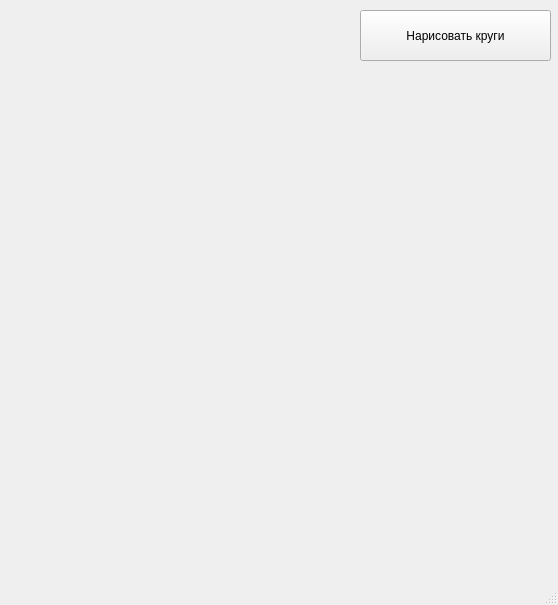
<?xml version="1.0" encoding="UTF-8"?>
<ui version="4.0">
 <class>MainWindow</class>
 <widget class="QMainWindow" name="MainWindow">
  <property name="geometry">
   <rect>
    <x>0</x>
    <y>0</y>
    <width>558</width>
    <height>605</height>
   </rect>
  </property>
  <property name="windowTitle">
   <string>MainWindow</string>
  </property>
  <widget class="QWidget" name="centralwidget">
   <widget class="QPushButton" name="btn_draw">
    <property name="geometry">
     <rect>
      <x>360</x>
      <y>10</y>
      <width>191</width>
      <height>51</height>
     </rect>
    </property>
    <property name="text">
     <string>Нарисовать круги</string>
    </property>
   </widget>
  </widget>
  <widget class="QMenuBar" name="menubar">
   <property name="geometry">
    <rect>
     <x>0</x>
     <y>0</y>
     <width>558</width>
     <height>21</height>
    </rect>
   </property>
  </widget>
  <widget class="QStatusBar" name="statusbar"/>
 </widget>
 <resources/>
 <connections/>
</ui>
